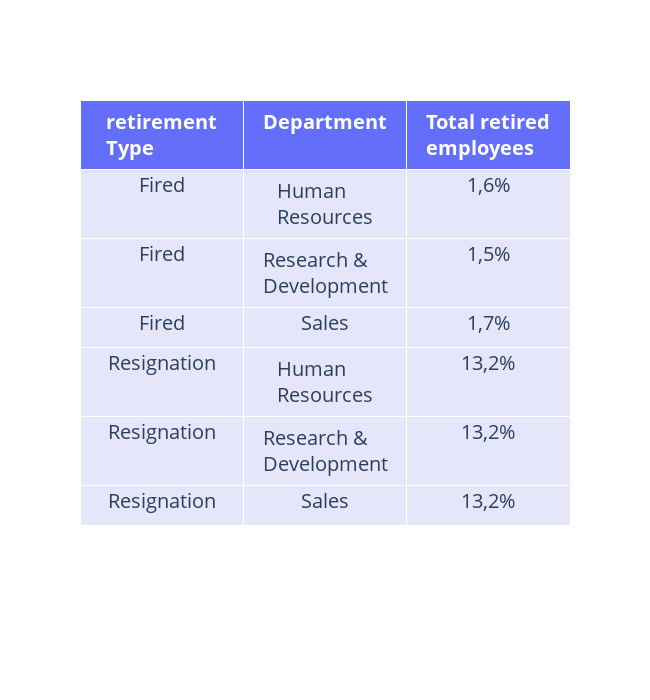

Notebook source saved alongside this figure:
### Code cell
#¿Cuál es el porcentaje de retiros por departamento?
base['Total retired employees'] = base['Total retired employees'].apply(lambda x: "1,6%" if (x == 3) else "1,5%" if (x == 44) else "1,7%" if (x == 23)  else "27,3%" if (x == 52) else "13,9%" if (x == 405) else "13,2%" )
base = base.rename(columns= {'Total retired employees': 'TotalRetiredEmployees'})

fig = go.Figure(data=[go.Table( header=dict(values=[['<b>retirement Type</b>'],
                  ['<b>Department</b>'], ['<b>Total retired employees</b>']],
                    fill_color='#636EFA',
align='center',
                    font_size=20,
                    font_color = 'white',
                    height=25),
                    cells=dict(values=[base.retirementType, base.Department, base.TotalRetiredEmployees],
               fill_color='lavender',
               align=['center', 'center'], 
               font_size=20,
               height=40))])

fig.update_layout(width=650, height=700)
fig.show()

### Figure 1 — Plotly figure (JSON) as saved in the notebook; plotly's stock layout.template omitted (floating-point values rounded to 4 significant figures)
{"data": [{"cells": {"align": ["center", "center"], "fill": {"color": "lavender"}, "font": {"size": 20}, "height": 40, "values": [["Fired", "Fired", "Fired", "Resignation", "Resignation", "Resignation"], ["Human Resources", "Research & Development", "Sales", "Human Resources", "Research & Development", "Sales"], ["1,6%", "1,5%", "1,7%", "13,2%", "13,2%", "13,2%"]]}, "header": {"align": "center", "fill": {"color": "#636EFA"}, "font": {"color": "white", "size": 20}, "height": 25, "values": [["<b>retirement Type</b>"], ["<b>Department</b>"], ["<b>Total retired employees</b>"]]}, "type": "table"}], "layout": {"height": 700, "width": 650}}
